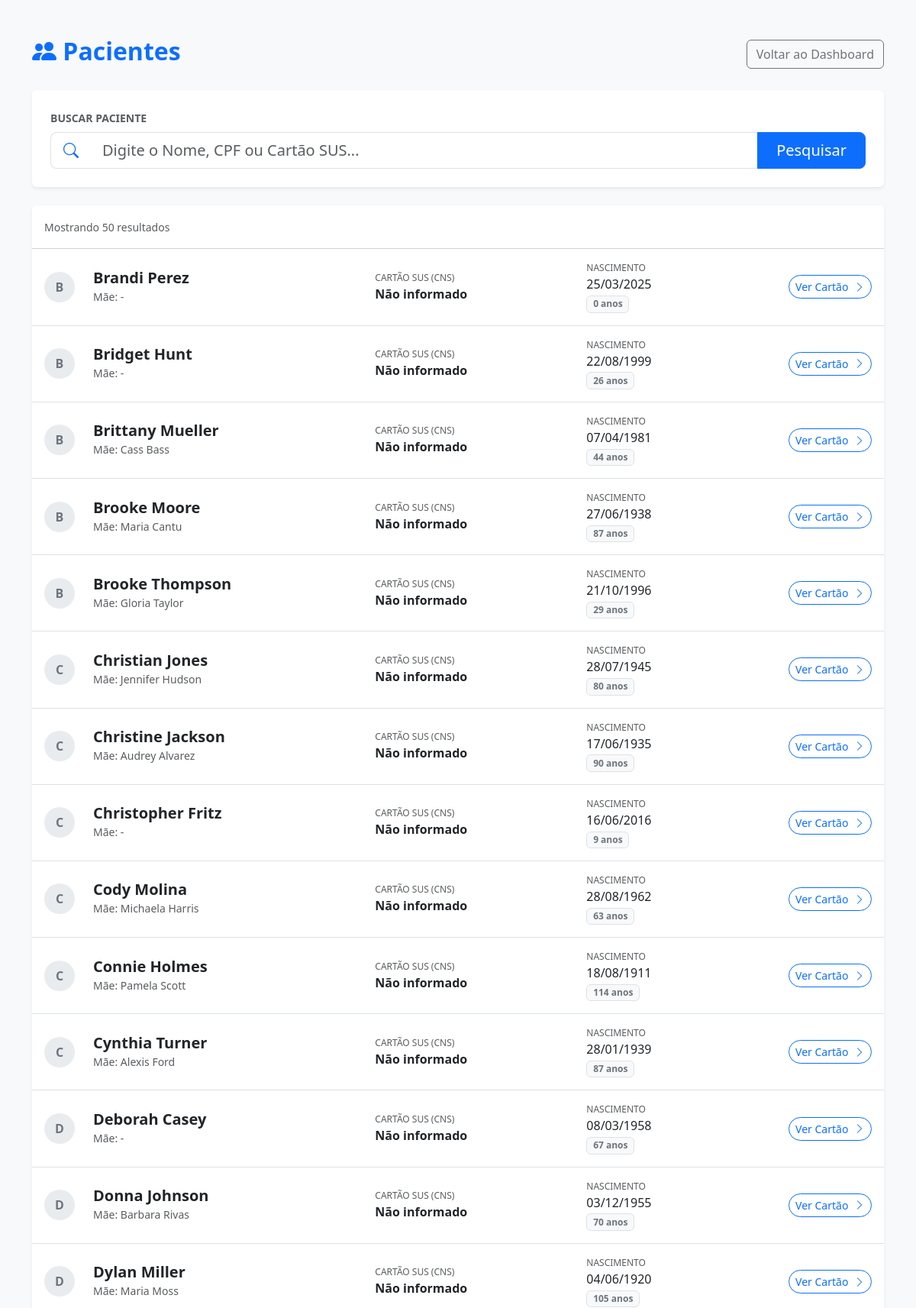
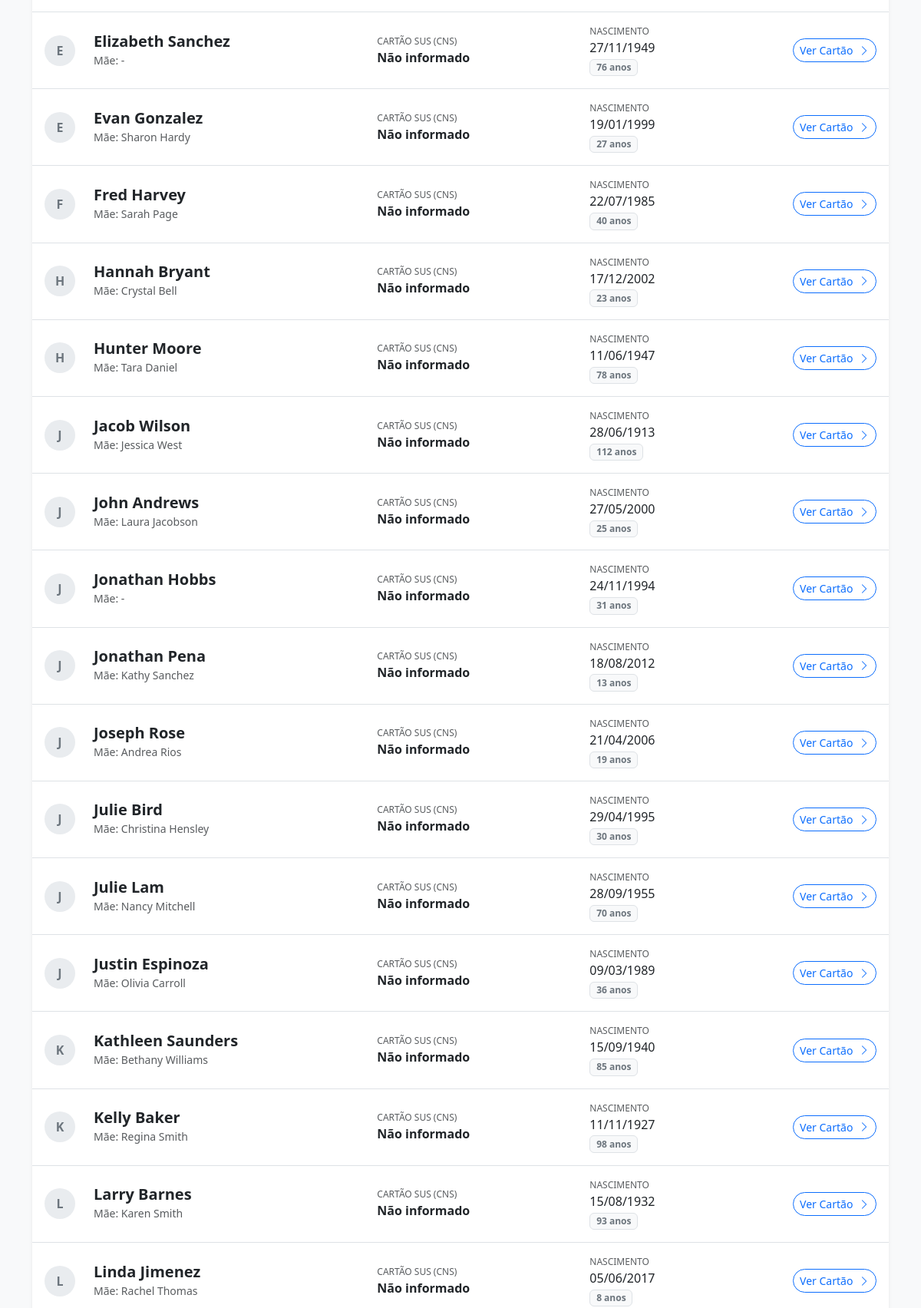
The app's page /patients/ (upper part) with its own data (2 pictures, top to bottom).
### api/models.py (models this page shows, shortened)
class Patient(models.Model):
    id = models.IntegerField(primary_key=True)
    name = models.CharField("Nome Completo", max_length=255)
    cpf = models.CharField("CPF", max_length=14, null=True, blank=True)
    cns = models.CharField("Cartão SUS (CNS)", max_length=50, null=True, blank=True)
    birth_date = models.DateField("Data de Nascimento", null=True, blank=True)
    mother_name = models.CharField("Nome da Mãe", max_length=255, null=True, blank=True)
    gender = models.CharField("Sexo", max_length=20, null=True, blank=True)
    created = models.DateTimeField(auto_now_add=True)
    active = models.BooleanField(default=True)
    @property
    def age_years(self):
        if not self.birth_date:
            return 0
        today = date.today()
        return today.year - self.birth_date.year - ((today.month, today.day) < (self.birth_date.month, self.birth_date.day))

### api/views.py (the view)
# urls.py: path('patients/', patient_list_view, name='patient_list'),
def patient_list_view(request):
    query = request.GET.get('q', '')
    if query:
        patients = Patient.objects.filter(
            Q(name__icontains=query) |
            Q(cpf__icontains=query) |
            Q(cns__icontains=query)
        ).filter(active=True).order_by('name')
    else:
        patients = Patient.objects.filter(active=True).order_by('name')[:50]
    return render(request, 'patient_list.html', {
        'patients': patients,
        'query': query
    })

### api/templates/patient_list.html (shortened to what this page needs)
<!DOCTYPE html>
<html lang="pt-br">
<head>
    <link href="https://cdn.jsdelivr.net/npm/bootstrap@5.3.0/dist/css/bootstrap.min.css" rel="stylesheet">
    <link rel="stylesheet" href="https://cdn.jsdelivr.net/npm/bootstrap-icons@1.10.0/font/bootstrap-icons.css">
</head>
<body class="bg-light">
<div class="container mt-5">
    <div class="d-flex justify-content-between align-items-center mb-4">
        <h2 class="text-primary fw-bold">
            <i class="bi bi-people-fill"></i> Pacientes
        </h2>
        <a href="/" class="btn btn-outline-secondary">Voltar ao Dashboard</a>
    </div>
    <div class="card shadow-sm mb-4 border-0">
        <div class="card-body p-4">
            <form method="get" action=".">
                <label class="form-label text-muted small fw-bold">BUSCAR PACIENTE</label>
                <div class="input-group input-group-lg">
                    <span class="input-group-text bg-white border-end-0 text-primary">
                        <i class="bi bi-search"></i>
                    </span>
                    <input type="text" name="q" class="form-control border-start-0"
                           placeholder="Digite o Nome, CPF ou Cartão SUS..."
                           value="{{ query }}" autofocus>
                    <button class="btn btn-primary px-4" type="submit">Pesquisar</button>
                </div>
            </form>
        </div>
    </div>
    <div class="card shadow-sm border-0">
        <div class="card-header bg-white py-3">
            <span class="text-muted small">Mostrando {{ patients|length }} resultados</span>
        </div>
        <div class="list-group list-group-flush">
            {% for p in patients %}
            <a href="{% url 'patient_card' p.id %}" class="list-group-item list-group-item-action p-3 patient-row">
                <div class="row align-items-center">
                    <div class="col-auto">
                        <div class="avatar-circle">
                            {{ p.name|slice:":1" }}
                        </div>
                    </div>
                    <div class="col-md-4">
                        <h5 class="mb-0 text-dark fw-bold">{{ p.name }}</h5>
                        <small class="text-muted">Mãe: {{ p.mother_name|default:"-" }}</small>
                    </div>
                    <div class="col-md-3">
                        <div class="small text-uppercase text-muted" style="font-size: 0.75rem;">Cartão SUS (CNS)</div>
                        <div class="fw-bold text-dark">{{ p.cns|default:"Não informado" }}</div>
                    </div>
                    <div class="col-md-2">
                        <div class="small text-uppercase text-muted" style="font-size: 0.75rem;">Nascimento</div>
                        <div class="text-dark">
                            {% if p.birth_date %}
                                {{ p.birth_date|date:"d/m/Y" }} <br>
                                <span class="badge bg-light text-secondary border">{{ p.age_years }} anos</span>
                            {% else %}
                                -
                            {% endif %}
                        </div>
                    </div>
                    <div class="col text-end">
                        <span class="btn btn-sm btn-outline-primary rounded-pill">
                            Ver Cartão <i class="bi bi-chevron-right ms-1"></i>
                        </span>
                    </div>
                </div>
            </a>
            {% endfor %}
        </div>
    </div>
</div>
</body>
</html>

### api/templates/patient_list.html (style rules this page uses)
.patient-row { cursor: pointer; transition: transform 0.1s, box-shadow 0.1s; }
.avatar-circle { width: 40px; height: 40px; background-color: #e9ecef; border-radius: 50%; display: flex; align-items: center; justify-content: center; color: #6c757d; font-weight: bold; }

### records on screen
Patient: name "B", name "Brandi Perez", mother_name "-", cns "Não informado", birth_date "25/03/2025", age_years "0"
Patient: name "B", name "Bridget Hunt", mother_name "-", cns "Não informado", birth_date "22/08/1999", age_years "26"
Patient: name "B", name "Brittany Mueller", mother_name "Cass Bass", cns "Não informado", birth_date "07/04/1981", age_years "44"
Patient: name "B", name "Brooke Moore", mother_name "Maria Cantu", cns "Não informado", birth_date "27/06/1938", age_years "87"
Patient: name "B", name "Brooke Thompson", mother_name "Gloria Taylor", cns "Não informado", birth_date "21/10/1996", age_years "29"
Patient: name "C", name "Christian Jones", mother_name "Jennifer Hudson", cns "Não informado", birth_date "28/07/1945", age_years "80"
Patient: name "C", name "Christine Jackson", mother_name "Audrey Alvarez", cns "Não informado", birth_date "17/06/1935", age_years "90"
Patient: name "C", name "Christopher Fritz", mother_name "-", cns "Não informado", birth_date "16/06/2016", age_years "9"
Patient: name "C", name "Cody Molina", mother_name "Michaela Harris", cns "Não informado", birth_date "28/08/1962", age_years "63"
Patient: name "C", name "Connie Holmes", mother_name "Pamela Scott", cns "Não informado", birth_date "18/08/1911", age_years "114"
Patient: name "C", name "Cynthia Turner", mother_name "Alexis Ford", cns "Não informado", birth_date "28/01/1939", age_years "87"
Patient: name "D", name "Deborah Casey", mother_name "-", cns "Não informado", birth_date "08/03/1958", age_years "67"
Patient: name "D", name "Donna Johnson", mother_name "Barbara Rivas", cns "Não informado", birth_date "03/12/1955", age_years "70"
Patient: name "D", name "Dylan Miller", mother_name "Maria Moss", cns "Não informado", birth_date "04/06/1920", age_years "105"
Patient: name "E", name "Elizabeth Sanchez", mother_name "-", cns "Não informado", birth_date "27/11/1949", age_years "76"
Patient: name "E", name "Evan Gonzalez", mother_name "Sharon Hardy", cns "Não informado", birth_date "19/01/1999", age_years "27"
Patient: name "F", name "Fred Harvey", mother_name "Sarah Page", cns "Não informado", birth_date "22/07/1985", age_years "40"
Patient: name "H", name "Hannah Bryant", mother_name "Crystal Bell", cns "Não informado", birth_date "17/12/2002", age_years "23"
Patient: name "H", name "Hunter Moore", mother_name "Tara Daniel", cns "Não informado", birth_date "11/06/1947", age_years "78"
Patient: name "J", name "Jacob Wilson", mother_name "Jessica West", cns "Não informado", birth_date "28/06/1913", age_years "112"
Patient: name "J", name "John Andrews", mother_name "Laura Jacobson", cns "Não informado", birth_date "27/05/2000", age_years "25"
Patient: name "J", name "Jonathan Hobbs", mother_name "-", cns "Não informado", birth_date "24/11/1994", age_years "31"
Patient: name "J", name "Jonathan Pena", mother_name "Kathy Sanchez", cns "Não informado", birth_date "18/08/2012", age_years "13"
Patient: name "J", name "Joseph Rose", mother_name "Andrea Rios", cns "Não informado", birth_date "21/04/2006", age_years "19"
Patient: name "J", name "Julie Bird", mother_name "Christina Hensley", cns "Não informado", birth_date "29/04/1995", age_years "30"
Patient: name "J", name "Julie Lam", mother_name "Nancy Mitchell", cns "Não informado", birth_date "28/09/1955", age_years "70"
Patient: name "J", name "Justin Espinoza", mother_name "Olivia Carroll", cns "Não informado", birth_date "09/03/1989", age_years "36"
Patient: name "K", name "Kathleen Saunders", mother_name "Bethany Williams", cns "Não informado", birth_date "15/09/1940", age_years "85"
Patient: name "K", name "Kelly Baker", mother_name "Regina Smith", cns "Não informado", birth_date "11/11/1927", age_years "98"
Patient: name "L", name "Larry Barnes", mother_name "Karen Smith", cns "Não informado", birth_date "15/08/1932", age_years "93"
Patient: name "L", name "Linda Jimenez", mother_name "Rachel Thomas", cns "Não informado", birth_date "05/06/2017", age_years "8"

### other values on screen
{{ patients|length }} "50"
